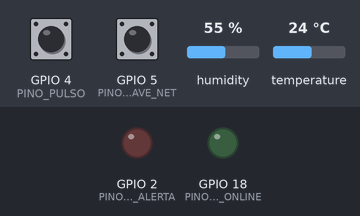
Bench run of a sketch on a simulated ESP32. Parts: output pins drawn as LEDs (lit = HIGH). Inputs (shaded band) come from the test bench; at power-on: GPIO 5 (PINO_CHAVE_NET) HIGH, temperature 24 °C, GPIO 4 (PINO_PULSO) HIGH, humidity 55 %. WiFi joins after 1.5 s; servers stay silent unless stated; no MQTT or app messages arrive unless stated; what the sketch prints to the serial monitor is not drawn.

Above: at 1.2 s.
1.3 s: GPIO 5 (PINO_CHAVE_NET) pulled LOW for 1 s
At 2.18 s:
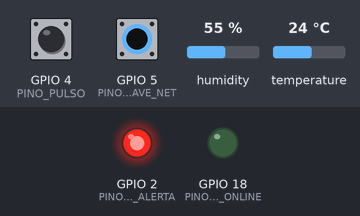
3.8 s: temperature set to 34.2 °C
5.5 s: temperature set to 35.5 °C
9.5 s: GPIO 5 (PINO_CHAVE_NET) pulled LOW for 1 s
At 11.0 s:
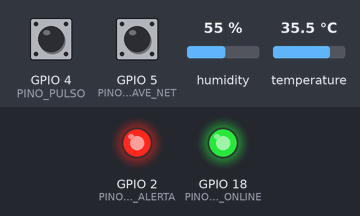
Timing chart, 0 to 12.5 s (numbered marks = the images above; inputs shaded):
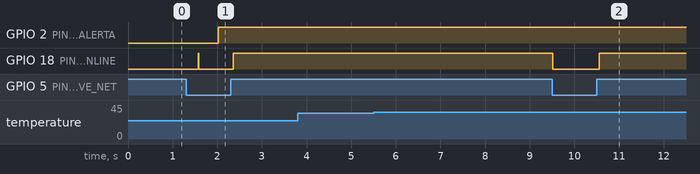

Measured:
- after the input at 3.8 s, every drawn part: stays the same
- after the input at 5.5 s, every drawn part: stays the same
- after the input at 9.5 s, GPIO 18 (PINO_LED_ONLINE): HIGH → LOW at once, → HIGH 1.0 s later

The sketch:

sketch.ino
```cpp
/*
 * CardioIA — Fase 3 · Monitoramento Contínuo (IoT na Saúde)
 * Vestível cardíaco simulado em ESP32 (Wokwi).
 *
 * Autor: Roberto Almeida Alvares — RM568265 — FIAP 2TIAOR
 *
 * FLUXO: captura -> processamento local (edge) -> buffer offline
 *        -> transmissão MQTT (nuvem) -> dashboard Node-RED -> alerta
 *
 * SENSORES (2 distintos, como pede o enunciado):
 *   1. DHT22 (GPIO 15) ........ temperatura corporal simulada + umidade
 *   2. Botão de pulso (GPIO 4)  cada aperto = 1 batimento; o ESP32 calcula
 *                               a frequência cardíaca (BPM) pelos intervalos.
 *
 * ATUADORES / CONTROLES:
 *   - Chave deslizante (GPIO 5): simula a conectividade. É a "variável
 *     booleana" de Wi-Fi do enunciado (wifiSimulado). Chave para a direita =
 *     online; para a esquerda = offline (paciente fora de área).
 *   - LED vermelho (GPIO 2): alerta LOCAL. Acende mesmo sem internet — o
 *     alarme não pode depender da nuvem (é o papel do edge computing).
 *   - LED verde (GPIO 18): online e sincronizado com o broker.
 *
 * RESILIÊNCIA OFFLINE:
 *   SPIFFS é volátil no simulador (o próprio enunciado avisa), então o
 *   armazenamento local é um BUFFER CIRCULAR em RAM com capacidade fixa
 *   (CAPACIDADE_BUFFER). Toda leitura entra no buffer primeiro. Quando a
 *   conexão volta, o buffer é descarregado em ordem (mais antiga primeiro):
 *   cada registro vai pelo Serial.println E pelo MQTT, e só então é apagado.
 *   Se o buffer enche, a leitura mais antiga é descartada e contada em
 *   "descartadas" — o dado recente vale mais para decisão clínica.
 */

#include <WiFi.h>
#include <PubSubClient.h>
#include "DHTesp.h"

// ---------------------------------------------------------------- pinos
const int PINO_DHT       = 15;
const int PINO_PULSO     = 4;
const int PINO_CHAVE_NET = 5;
const int PINO_LED_ALERTA = 2;
const int PINO_LED_ONLINE = 18;

// ---------------------------------------------------------------- rede
// "Wokwi-GUEST" é a rede aberta do simulador. Num dispositivo real, SSID e
// senha viriam de provisionamento seguro, nunca fixos no código.
const char* WIFI_SSID  = "Wokwi-GUEST";
const char* WIFI_SENHA = "";

// Broker público da HiveMQ (porta 1883, sem TLS). Adequado SÓ para protótipo
// com dado simulado — ver relatório, seção de segurança.
const char* MQTT_BROKER = "broker.hivemq.com";
const int   MQTT_PORTA  = 1883;
const char* TOPICO_VITAIS = "cardioia/rm568265/paciente01/vitais";
const char* TOPICO_ALERTA = "cardioia/rm568265/paciente01/alerta";
const char* TOPICO_STATUS = "cardioia/rm568265/paciente01/status";

// ---------------------------------------------------------------- regras
// Intervalo de amostragem. No simulador: 2 s, para a demonstração andar.
// No produto (ver relatório): 1 leitura por minuto.
const unsigned long INTERVALO_LEITURA_MS = 2000;

// Capacidade do buffer offline. Modelo de negócio: 1 leitura/min durante
// 24 h sem conexão = 1440 registros (~28 KB de RAM: 20 bytes cada, folgado nos 320 KB do
// ESP32). Um dia inteiro fora de área cobre a ida do paciente para casa
// depois da alta e uma noite sem Wi-Fi.
const int CAPACIDADE_BUFFER = 1440;

// Limiares clínicos de alerta (definidos pelo grupo; sem validação médica).
const float LIMITE_TEMP_FEBRE   = 38.0;  // °C
const float LIMITE_TEMP_HIPO    = 35.0;  // °C
const int   LIMITE_BPM_TAQUI    = 120;   // bpm
const int   LIMITE_BPM_BRADI    = 50;    // bpm
const unsigned long SEM_PULSO_MS = 6000; // sem batimento há 6 s -> BPM = 0

// ---------------------------------------------------------------- tipos
struct Leitura {
  uint32_t seq;        // número sequencial (detecta perda na nuvem)
  uint32_t t_ms;       // millis() da coleta (sem RTC no simulador)
  float    temp;       // °C
  float    umid;       // %
  uint16_t bpm;        // batimentos por minuto
  uint8_t  alerta;     // máscara de bits, ver ALERTA_*
};

const uint8_t ALERTA_FEBRE  = 1 << 0;
const uint8_t ALERTA_HIPO   = 1 << 1;
const uint8_t ALERTA_TAQUI  = 1 << 2;
const uint8_t ALERTA_BRADI  = 1 << 3;
const uint8_t ALERTA_SEM_PULSO = 1 << 4;

// ---------------------------------------------------------------- estado
DHTesp dht;
WiFiClient redeCliente;
PubSubClient mqtt(redeCliente);

Leitura buffer[CAPACIDADE_BUFFER];
int inicioBuf = 0;          // índice da leitura mais antiga
int totalBuf  = 0;          // quantas leituras estão guardadas
uint32_t descartadas = 0;   // leituras perdidas por buffer cheio
uint32_t proximoSeq  = 1;

bool wifiSimulado = false;  // a "variável booleana" de conectividade
unsigned long ultimaLeitura = 0;

// Detecção de batimentos pelo botão (com debounce)
const int JANELA_BATIDAS = 5;          // média dos últimos 4 intervalos
unsigned long batidas[JANELA_BATIDAS];
int nBatidas = 0;
bool botaoAnterior = HIGH;
unsigned long ultimaMudancaBotao = 0;

// ================================================================ buffer
// Guarda a leitura no fim da fila. Cheio? Descarta a mais antiga.
void bufferGuardar(const Leitura& l) {
  if (totalBuf == CAPACIDADE_BUFFER) {
    inicioBuf = (inicioBuf + 1) % CAPACIDADE_BUFFER;
    totalBuf--;
    descartadas++;
  }
  int fim = (inicioBuf + totalBuf) % CAPACIDADE_BUFFER;
  buffer[fim] = l;
  totalBuf++;
}

// ================================================================ sensores
// Registra uma batida no histórico (fila deslizante de instantes).
void registrarBatida(unsigned long agora) {
  if (nBatidas < JANELA_BATIDAS) {
    batidas[nBatidas++] = agora;
  } else {
    for (int i = 1; i < JANELA_BATIDAS; i++) batidas[i - 1] = batidas[i];
    batidas[JANELA_BATIDAS - 1] = agora;
  }
}

// Lê o botão sem bloquear. Conta a batida na borda de descida (apertou).
void lerBotaoPulso() {
  bool estado = digitalRead(PINO_PULSO);
  unsigned long agora = millis();
  if (estado != botaoAnterior && agora - ultimaMudancaBotao > 30) {
    ultimaMudancaBotao = agora;
    if (estado == LOW) registrarBatida(agora);
    botaoAnterior = estado;
  }
}

// BPM = 60000 / média dos intervalos entre batidas recentes.
// Sem batida há SEM_PULSO_MS, ou menos de 2 batidas: 0.
uint16_t calcularBpm() {
  if (nBatidas < 2) return 0;
  if (millis() - batidas[nBatidas - 1] > SEM_PULSO_MS) return 0;
  unsigned long soma = batidas[nBatidas - 1] - batidas[0];
  float media = (float)soma / (nBatidas - 1);
  if (media <= 0) return 0;
  return (uint16_t)(60000.0 / media + 0.5);
}

uint8_t avaliarAlertas(float temp, uint16_t bpm) {
  uint8_t a = 0;
  if (temp > LIMITE_TEMP_FEBRE) a |= ALERTA_FEBRE;
  if (temp < LIMITE_TEMP_HIPO)  a |= ALERTA_HIPO;
  if (bpm == 0)                 a |= ALERTA_SEM_PULSO;
  else if (bpm > LIMITE_BPM_TAQUI) a |= ALERTA_TAQUI;
  else if (bpm < LIMITE_BPM_BRADI) a |= ALERTA_BRADI;
  return a;
}

// Texto legível da máscara de alertas, para o dashboard.
String textoAlerta(uint8_t a) {
  if (a == 0) return "normal";
  String s = "";
  if (a & ALERTA_FEBRE)     s += "febre;";
  if (a & ALERTA_HIPO)      s += "hipotermia;";
  if (a & ALERTA_TAQUI)     s += "taquicardia;";
  if (a & ALERTA_BRADI)     s += "bradicardia;";
  if (a & ALERTA_SEM_PULSO) s += "sem_pulso;";
  s.remove(s.length() - 1);
  return s;
}

// ================================================================ rede
void conectarWifi() {
  if (WiFi.status() == WL_CONNECTED) return;
  WiFi.begin(WIFI_SSID, WIFI_SENHA, 6);  // canal 6 acelera no Wokwi
  unsigned long t0 = millis();
  while (WiFi.status() != WL_CONNECTED && millis() - t0 < 10000) {
    lerBotaoPulso();
    delay(50);
  }
  Serial.println(WiFi.status() == WL_CONNECTED
                 ? "[REDE] Wi-Fi conectado"
                 : "[REDE] Wi-Fi indisponivel, sigo offline");
}

bool conectarMqtt() {
  if (mqtt.connected()) return true;
  if (WiFi.status() != WL_CONNECTED) return false;
  String id = "cardioia-rm568265-" + String((uint32_t)ESP.getEfuseMac(), HEX);
  // Last Will: se o vestível cair sem avisar, o broker publica "offline".
  if (mqtt.connect(id.c_str(), TOPICO_STATUS, 1, true, "offline")) {
    mqtt.publish(TOPICO_STATUS, "online", true);
    Serial.println("[MQTT] conectado ao broker");
    return true;
  }
  Serial.print("[MQTT] falha, rc=");
  Serial.println(mqtt.state());
  return false;
}

// Monta o JSON de uma leitura. "origem" diz se veio do buffer (atrasada)
// ou em tempo real; "atraso_s" mostra quanto tempo ficou guardada.
String paraJson(const Leitura& l, const char* origem) {
  char json[256];
  snprintf(json, sizeof(json),
    "{\"seq\":%lu,\"t_ms\":%lu,\"atraso_s\":%lu,\"temp\":%.1f,\"umid\":%.1f,"
    "\"bpm\":%u,\"alerta\":\"%s\",\"origem\":\"%s\",\"buffer\":%d,\"descartadas\":%lu}",
    (unsigned long)l.seq, (unsigned long)l.t_ms,
    (unsigned long)((millis() - l.t_ms) / 1000),
    l.temp, l.umid, l.bpm, textoAlerta(l.alerta).c_str(), origem,
    totalBuf, (unsigned long)descartadas);
  return String(json);
}

// Descarrega o buffer: mais antiga primeiro. Só apaga depois de enviar.
// Se a publicação falhar no meio, para e tenta de novo no próximo ciclo,
// sem perder nada.
void sincronizarBuffer() {
  if (totalBuf == 0) return;
  int pendentes = totalBuf;
  if (pendentes > 1) {  // 1 só = a leitura que acabou de ser feita
    Serial.print("[SYNC] conexao de volta: enviando ");
    Serial.print(pendentes - 1);
    Serial.println(" leitura(s) guardada(s) offline + a atual");
  }
  while (totalBuf > 0) {
    const Leitura& l = buffer[inicioBuf];
    // A leitura mais recente é "tempo_real"; as anteriores esperaram offline.
    const char* origem = (l.seq == proximoSeq - 1) ? "tempo_real" : "buffer";
    String json = paraJson(l, origem);
    if (!mqtt.publish(TOPICO_VITAIS, json.c_str())) {
      Serial.println("[SYNC] publicacao falhou; mantenho no buffer");
      return;
    }
    if (l.alerta) mqtt.publish(TOPICO_ALERTA, json.c_str());
    Serial.println(json);  // "envio para a nuvem via Serial.println"
    inicioBuf = (inicioBuf + 1) % CAPACIDADE_BUFFER;  // apaga o registro
    totalBuf--;
    mqtt.loop();
    lerBotaoPulso();
  }
}

// ================================================================ setup / loop
void setup() {
  Serial.begin(115200);
  pinMode(PINO_PULSO, INPUT_PULLUP);
  pinMode(PINO_CHAVE_NET, INPUT_PULLUP);
  pinMode(PINO_LED_ALERTA, OUTPUT);
  pinMode(PINO_LED_ONLINE, OUTPUT);
  dht.setup(PINO_DHT, DHTesp::DHT22);
  mqtt.setServer(MQTT_BROKER, MQTT_PORTA);
  mqtt.setBufferSize(512);
  // Keepalive: intervalo máximo sem tráfego antes de o broker considerar o
  // cliente morto (e disparar o Last Will "offline"). No Wokwi o tempo
  // simulado corre bem mais devagar que o relógio do broker, então o padrão
  // de 15 s derrubava a conexão a cada leitura. Num vestível real, 60 s.
  mqtt.setKeepAlive(300);
  Serial.println("CardioIA - vestivel cardiaco (Fase 3) iniciado");
  Serial.print("Buffer offline: ");
  Serial.print(CAPACIDADE_BUFFER);
  Serial.println(" leituras");
}

void loop() {
  // Pausa curta: economiza energia (vestível a bateria) e deixa o simulador
  // rodar em tempo real. 10 ms ainda pega qualquer aperto do botão de pulso.
  delay(10);
  lerBotaoPulso();

  // Chave para a direita (lê HIGH) = conectividade simulada ligada.
  bool chaveOnline = digitalRead(PINO_CHAVE_NET) == HIGH;
  if (chaveOnline != wifiSimulado) {
    wifiSimulado = chaveOnline;
    Serial.println(wifiSimulado ? "[REDE] modo ONLINE" : "[REDE] modo OFFLINE - gravando so no buffer");
    if (!wifiSimulado) {
      if (mqtt.connected()) { mqtt.publish(TOPICO_STATUS, "offline", true); mqtt.disconnect(); }
    }
  }

  if (wifiSimulado) {
    conectarWifi();
    if (conectarMqtt()) mqtt.loop();
  }
  digitalWrite(PINO_LED_ONLINE, wifiSimulado && mqtt.connected());

  if (millis() - ultimaLeitura < INTERVALO_LEITURA_MS) return;
  ultimaLeitura = millis();

  // 1) captura
  TempAndHumidity th = dht.getTempAndHumidity();
  if (isnan(th.temperature) || isnan(th.humidity)) {
    Serial.println("[SENSOR] leitura do DHT22 invalida, descartada");
    return;
  }
  uint16_t bpm = calcularBpm();

  // 2) processamento local: alerta decidido no próprio dispositivo
  Leitura l;
  l.seq = proximoSeq++;
  l.t_ms = millis();
  l.temp = th.temperature;
  l.umid = th.humidity;
  l.bpm = bpm;
  l.alerta = avaliarAlertas(l.temp, l.bpm);
  digitalWrite(PINO_LED_ALERTA, l.alerta ? HIGH : LOW);

  // 3) armazenamento local: TODA leitura passa pelo buffer
  bufferGuardar(l);

  // 4) transmissão: online -> descarrega o buffer; offline -> só registra
  if (wifiSimulado && mqtt.connected()) {
    sincronizarBuffer();
  } else {
    Serial.print("[OFFLINE] guardada seq=");
    Serial.print(l.seq);
    Serial.print(" temp=");
    Serial.print(l.temp, 1);
    Serial.print(" bpm=");
    Serial.print(l.bpm);
    Serial.print(" alerta=");
    Serial.print(textoAlerta(l.alerta));
    Serial.print(" | buffer=");
    Serial.print(totalBuf);
    Serial.print("/");
    Serial.println(CAPACIDADE_BUFFER);
  }
}
```
